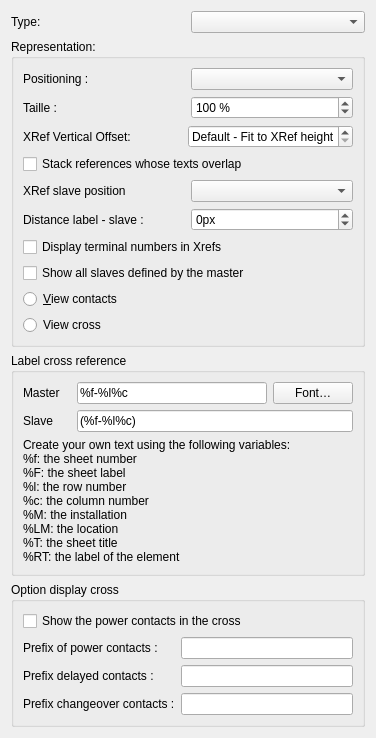
<?xml version="1.0" encoding="UTF-8"?>
<ui version="4.0">
 <class>XRefPropertiesWidget</class>
 <widget class="QWidget" name="XRefPropertiesWidget">
  <property name="geometry">
   <rect>
    <x>0</x>
    <y>0</y>
    <width>376</width>
    <height>531</height>
   </rect>
  </property>
  <property name="windowTitle">
   <string>Properties cross references</string>
  </property>
  <layout class="QVBoxLayout" name="verticalLayout">
   <item>
    <layout class="QHBoxLayout" name="horizontalLayout_2">
     <item>
      <widget class="QLabel" name="label_4">
       <property name="text">
        <string>Type:</string>
       </property>
      </widget>
     </item>
     <item>
      <widget class="QComboBox" name="m_type_cb"/>
     </item>
    </layout>
   </item>
   <item>
    <widget class="QGroupBox" name="m_display_gb">
     <property name="title">
      <string>Representation:</string>
     </property>
     <layout class="QVBoxLayout" name="verticalLayout_3">
      <item>
       <layout class="QHBoxLayout" name="horizontalLayout">
        <item>
         <widget class="QLabel" name="label_3">
          <property name="text">
           <string>Positioning :</string>
          </property>
         </widget>
        </item>
        <item>
         <widget class="QComboBox" name="m_snap_to_cb"/>
        </item>
       </layout>
      </item>
      <item>
       <layout class="QHBoxLayout" name="horizontalLayout_scale">
        <item>
         <widget class="QLabel" name="m_scale_label">
          <property name="text">
           <string>Taille :</string>
          </property>
         </widget>
        </item>
        <item>
         <widget class="QSpinBox" name="m_scale_sb">
          <property name="toolTip">
           <string>Taille de la croix et du texte de folio, en % de la normale</string>
          </property>
          <property name="suffix">
           <string notr="true"> %</string>
          </property>
          <property name="minimum">
           <number>25</number>
          </property>
          <property name="maximum">
           <number>200</number>
          </property>
          <property name="singleStep">
           <number>5</number>
          </property>
          <property name="value">
           <number>100</number>
          </property>
         </widget>
        </item>
       </layout>
      </item>
      <item>
       <layout class="QHBoxLayout" name="horizontalLayout_7">
        <item>
         <widget class="QLabel" name="label_9">
          <property name="text">
           <string>XRef Vertical Offset:</string>
          </property>
         </widget>
        </item>
        <item>
         <widget class="QSpinBox" name="m_offset_sb">
          <property name="toolTip">
           <string>10px corresponds to 1 tile displacement</string>
          </property>
          <property name="whatsThis">
           <string>Set Vertical Offset for the Cross References. 10px corresponds to 1 tile displacement.</string>
          </property>
          <property name="specialValueText">
           <string>Default - Fit to XRef height</string>
          </property>
          <property name="correctionMode">
           <enum>QAbstractSpinBox::CorrectToNearestValue</enum>
          </property>
          <property name="suffix">
           <string notr="true">px</string>
          </property>
          <property name="minimum">
           <number>40</number>
          </property>
          <property name="maximum">
           <number>300</number>
          </property>
          <property name="singleStep">
           <number>10</number>
          </property>
          <property name="value">
           <number>40</number>
          </property>
         </widget>
        </item>
       </layout>
      </item>
      <item>
       <widget class="QCheckBox" name="m_stack_overlapping_cb">
        <property name="toolTip">
         <string>When the texts of two cross-references overlap, the one of the higher element is placed above the other.</string>
        </property>
        <property name="text">
         <string>Stack references whose texts overlap</string>
        </property>
       </widget>
      </item>
       <item>
        <layout class="QHBoxLayout" name="horizontalLayout_6">
         <item>
          <widget class="QLabel" name="label_10">
           <property name="text">
            <string>XRef slave position</string>
           </property>
          </widget>
         </item>
         <item>
          <widget class="QComboBox" name="m_xrefpos_cb"/>
         </item>
        </layout>
       </item>
       <item>
        <layout class="QHBoxLayout" name="horizontalLayout_8">
         <item>
          <widget class="QLabel" name="label_11">
           <property name="text">
            <string>Distance label - slave :</string>
           </property>
          </widget>
         </item>
         <item>
          <widget class="QSpinBox" name="m_slave_offset_sb">
           <property name="toolTip">
            <string>Distance in pixels between the label and the slave cross reference</string>
           </property>
           <property name="suffix">
            <string notr="true">px</string>
           </property>
           <property name="correctionMode">
            <enum>QAbstractSpinBox::CorrectToNearestValue</enum>
           </property>
           <property name="minimum">
            <number>-50</number>
           </property>
           <property name="maximum">
            <number>100</number>
           </property>
           <property name="singleStep">
            <number>1</number>
           </property>
           <property name="value">
            <number>0</number>
           </property>
          </widget>
         </item>
        </layout>
       </item>
      <item>
       <layout class="QHBoxLayout" name="horizontalLayout_3">
        <item>
         <layout class="QVBoxLayout" name="verticalLayout_2">
          <item>
           <widget class="QCheckBox" name="m_show_terminal_name_cb">
            <property name="text">
             <string>Display terminal numbers in Xrefs</string>
            </property>
           </widget>
          </item>
          <item>
           <widget class="QCheckBox" name="m_show_all_slaves_cb">
            <property name="toolTip">
             <string>Show in the contact comb all slave contacts defined by the master, even those not yet connected, in the order defined by the master</string>
            </property>
            <property name="text">
             <string>Show all slaves defined by the master</string>
            </property>
           </widget>
          </item>
          <item>
           <widget class="QRadioButton" name="m_display_has_contacts_rb">
            <property name="text">
             <string>&amp;View contacts</string>
            </property>
           </widget>
          </item>
          <item>
           <widget class="QRadioButton" name="m_display_has_cross_rb">
            <property name="text">
             <string>View cross</string>
            </property>
           </widget>
          </item>
         </layout>
        </item>
       </layout>
      </item>
     </layout>
    </widget>
   </item>
   <item>
    <layout class="QVBoxLayout" name="verticalLayout_5">
     <item>
      <widget class="QGroupBox" name="m_labels_gb">
       <property name="title">
        <string>Label cross reference</string>
       </property>
       <layout class="QVBoxLayout" name="verticalLayout_7">
        <item>
         <layout class="QHBoxLayout" name="horizontalLayout_4">
          <item>
           <widget class="QLabel" name="label_6">
            <property name="sizePolicy">
             <sizepolicy hsizetype="Fixed" vsizetype="Preferred">
              <horstretch>0</horstretch>
              <verstretch>0</verstretch>
             </sizepolicy>
            </property>
            <property name="minimumSize">
             <size>
              <width>48</width>
              <height>0</height>
             </size>
            </property>
            <property name="text">
             <string>Master</string>
            </property>
           </widget>
          </item>
          <item>
           <widget class="QLineEdit" name="m_master_le">
            <property name="inputMask">
             <string/>
            </property>
            <property name="text">
             <string>%f-%l%c</string>
            </property>
           </widget>
          </item>
          <item>
           <widget class="QPushButton" name="m_font_pb">
            <property name="toolTip">
             <string>Choose the font and size of the cable cross-reference text</string>
            </property>
            <property name="text">
             <string>Font…</string>
            </property>
           </widget>
          </item>
         </layout>
        </item>
        <item>
         <layout class="QHBoxLayout" name="m_slave_row">
          <item>
           <widget class="QLabel" name="label_7">
            <property name="sizePolicy">
             <sizepolicy hsizetype="Fixed" vsizetype="Preferred">
              <horstretch>0</horstretch>
              <verstretch>0</verstretch>
             </sizepolicy>
            </property>
            <property name="minimumSize">
             <size>
              <width>48</width>
              <height>0</height>
             </size>
            </property>
            <property name="text">
             <string>Slave</string>
            </property>
            <property name="scaledContents">
             <bool>false</bool>
            </property>
           </widget>
          </item>
          <item>
           <widget class="QLineEdit" name="m_slave_le">
            <property name="text">
             <string>(%f-%l%c)</string>
            </property>
           </widget>
          </item>
         </layout>
        </item>
        <item>
         <widget class="QLabel" name="label_8">
          <property name="text">
           <string>Create your own text using the following variables:
%f: the sheet number
%F: the sheet label
%l: the row number
%c: the column number
%M: the installation
%LM: the location
%T: the sheet title
%RT: the label of the element</string>
          </property>
         </widget>
        </item>
       </layout>
      </widget>
     </item>
    </layout>
   </item>
   <item>
    <widget class="QGroupBox" name="m_cross_properties_gb">
     <property name="title">
      <string>Option display cross</string>
     </property>
     <layout class="QVBoxLayout" name="verticalLayout_4">
      <item>
       <widget class="QCheckBox" name="m_show_power_cb">
        <property name="text">
         <string>Show the power contacts in the cross</string>
        </property>
       </widget>
      </item>
      <item>
       <layout class="QGridLayout" name="gridLayout">
        <item row="0" column="0">
         <widget class="QLabel" name="label">
          <property name="text">
           <string>Prefix of power contacts :</string>
          </property>
         </widget>
        </item>
        <item row="1" column="0">
         <widget class="QLabel" name="label_2">
          <property name="text">
           <string>Prefix delayed contacts :</string>
          </property>
         </widget>
        </item>
        <item row="1" column="1">
         <widget class="QLineEdit" name="m_delay_prefix_le"/>
        </item>
        <item row="0" column="1">
         <widget class="QLineEdit" name="m_power_prefix_le"/>
        </item>
        <item row="2" column="0">
         <widget class="QLabel" name="label_5">
          <property name="text">
           <string>Prefix changeover contacts :</string>
          </property>
         </widget>
        </item>
        <item row="2" column="1">
         <widget class="QLineEdit" name="m_switch_prefix_le"/>
        </item>
       </layout>
      </item>
     </layout>
    </widget>
   </item>
  </layout>
 </widget>
 <tabstops>
  <tabstop>m_type_cb</tabstop>
  <tabstop>m_snap_to_cb</tabstop>
  <tabstop>m_offset_sb</tabstop>
  <tabstop>m_stack_overlapping_cb</tabstop>
  <tabstop>m_xrefpos_cb</tabstop>
  <tabstop>m_display_has_contacts_rb</tabstop>
  <tabstop>m_display_has_cross_rb</tabstop>
  <tabstop>m_master_le</tabstop>
  <tabstop>m_slave_le</tabstop>
  <tabstop>m_show_power_cb</tabstop>
  <tabstop>m_show_terminal_name_cb</tabstop>
  <tabstop>m_show_all_slaves_cb</tabstop>
  <tabstop>m_power_prefix_le</tabstop>
  <tabstop>m_delay_prefix_le</tabstop>
  <tabstop>m_switch_prefix_le</tabstop>
 </tabstops>
 <resources/>
 <connections/>
</ui>
